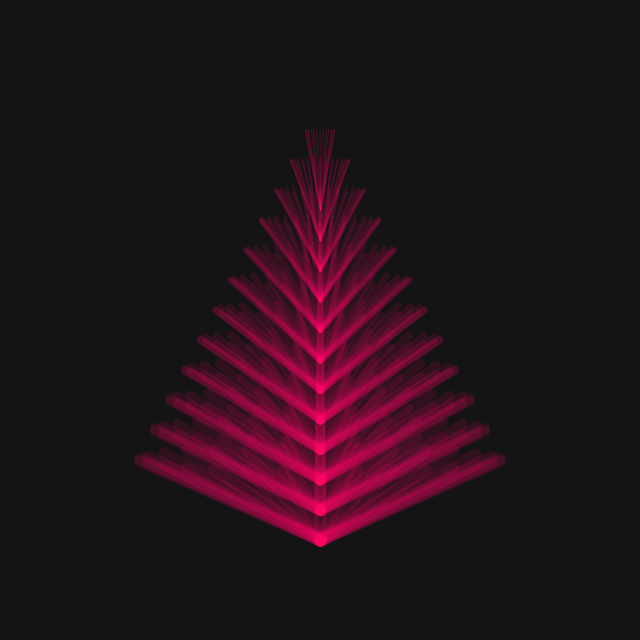
Frame 1 (no input)
Frame 60 (the mouse pressed at the canvas centre just before this capture): identical to frame 1, image omitted
Frame 120 (the mouse held since frame 60 and released just before this capture): identical to frame 1, image omitted

The Processing sketch that drew this single still picture (run headless with seeded random() and noise(); from frame 60 on, the mouse is pressed at the canvas centre):

// Processing sketch: processing_165817
// ── processing_165817.pde

void setup() {
  size(640, 640);
  stroke(255, 0, 100, 30);
}

void draw() {
  background(20);
  translate(width/2, height-180);
  for (int i = -360; i < 0; i+=12) {
    for (int q = 0; q < 360; q+=30) {
      float x = sin(radians(i)) * (360-q)/2;
      float y = -q+cos(radians(i)) * (360-q)/30;
      strokeWeight(12-q/30);
      line(0, -q+80, x, y);
    }
  }
}
